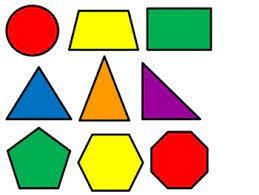
#> input picture Find_Contour/shapes.jpg, 259 x 195 px
$ jupyter execute Find_Contour.ipynb
#> lines starting #> are read from the running program, lines starting #| are printed output that depends on the picture; after the words box and inside, x2 and y2 are one past the last pixel; in counts of white or black regions, pixels touching at a corner belong together
# Contour

[cell 1]
import cv2
import numpy as np

[cell 2]
def getContours(img):
    contours, hierarchy = cv2.findContours(img, cv2.RETR_EXTERNAL, cv2.CHAIN_APPROX_NONE)
    for cnt in contours:
        area = cv2.contourArea(cnt)
        print(area)
        cv2.drawContours(imgContour, cnt, -1, (255, 0, 0), 3)

[cell 3]
path = 'shapes.jpg'
img = cv2.imread(path)
#> img is the input picture: shape (195, 259, 3); mean B, G, R 163.7, 193.3, 201.3
imgContour = img.copy()

imgGray = cv2.cvtColor(img,cv2.COLOR_BGR2GRAY)
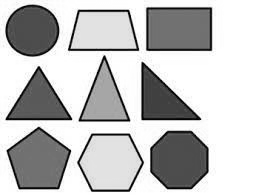
#> imgGray: shape (195, 259); min 0, max 255, mean 192.3
imgBlur = cv2.GaussianBlur(imgGray,(7,7),1)
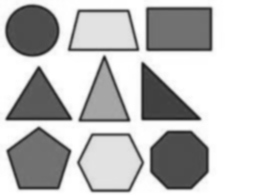
#> imgBlur: shape (195, 259); min 27, max 255, mean 192.3
imgCanny = cv2.Canny(imgBlur,50,50)
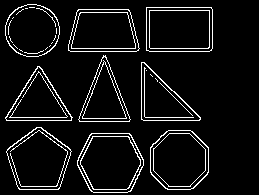
#> imgCanny: shape (195, 259); 6.9% white in thin lines or dots, all inside (x1, y1, x2, y2) = (5, 4, 213, 193)
getContours(imgCanny)
#> in getContours, `contours, hierarchy = cv2.findContours(img, cv2.RETR_EXTERNAL, cv2.CHA..`: contours = 9 contours; largest, box (x1, y1, x2, y2) and area: (77, 133, 144, 193) 3166, (146, 7, 213, 52) 2896, (6, 127, 72, 190) 2881, (150, 130, 209, 190) 2873, (68, 9, 140, 52) 2611
#> the loop in getContours, `for cnt in contours:` made 9 passes
#> area on passes 1 to 9: 3165.5, 2873, 2881, 1950.5, 1878.5, 1821, 2611, 2896, 2241
#| 3165.5
#| 2873.0
#| 2881.0
#| 1950.5
#| 1878.5
#| 1821.0
#| 2611.0
#| 2896.0
#> (further printed lines are left out)
#> after the loop in getContours, `for cnt in contours:`:
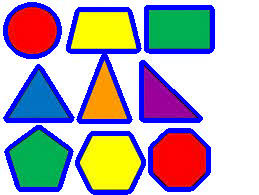
#> imgContour: shape (195, 259, 3); 16.25% of pixels changed, all inside (x1, y1, x2, y2) = (3, 2, 215, 195)

imgBlank = np.zeros_like(img)
cv2.imshow("Original", img)
cv2.imshow("Gray", imgGray)
cv2.imshow("Blur", imgBlur)
cv2.imshow("Canny", imgCanny)
cv2.imshow("Blank", imgContour)
cv2.waitKey(0)
#> Out = 27
